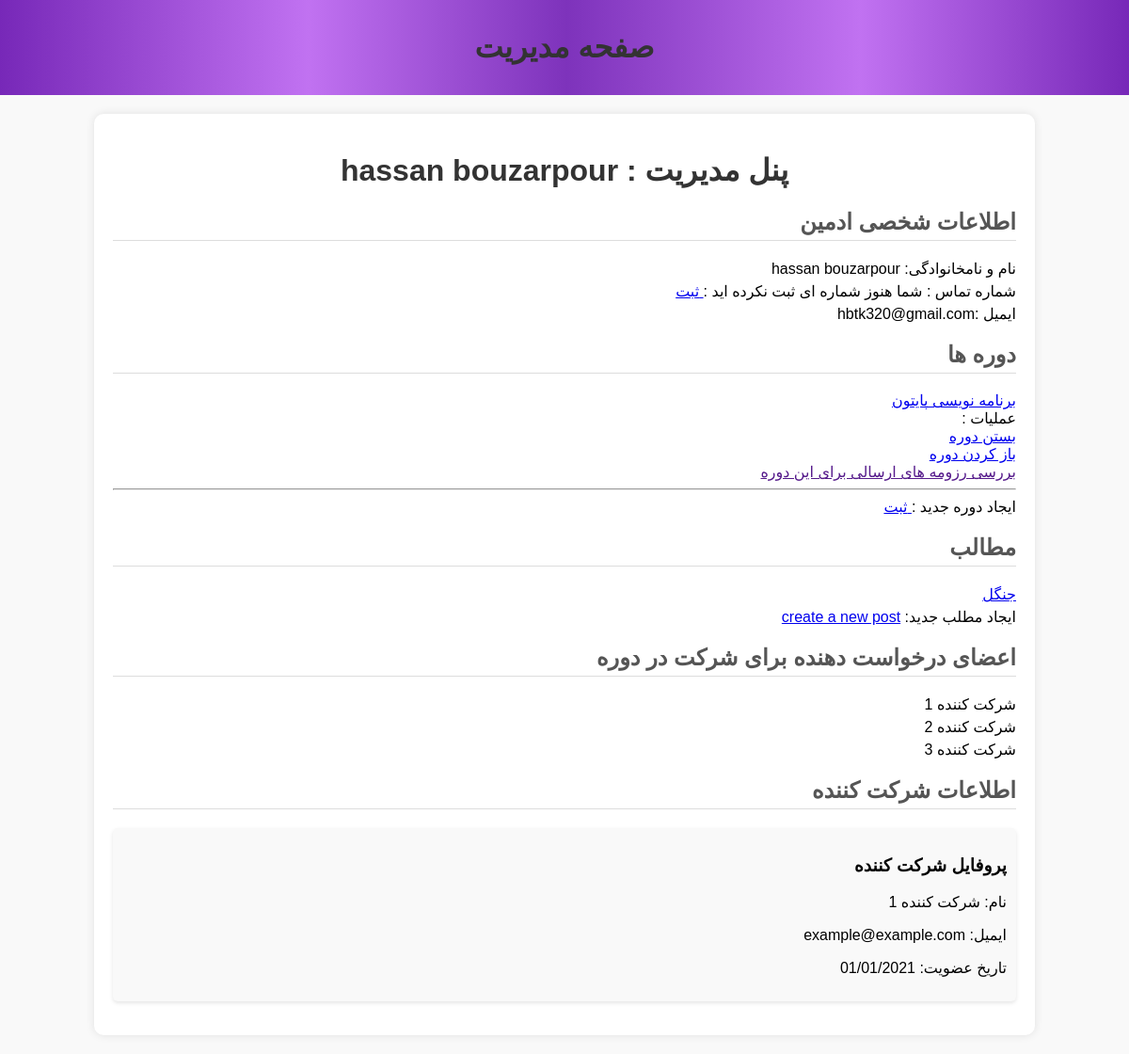
The page /admin-panel (signed in) on the database as committed earlier.
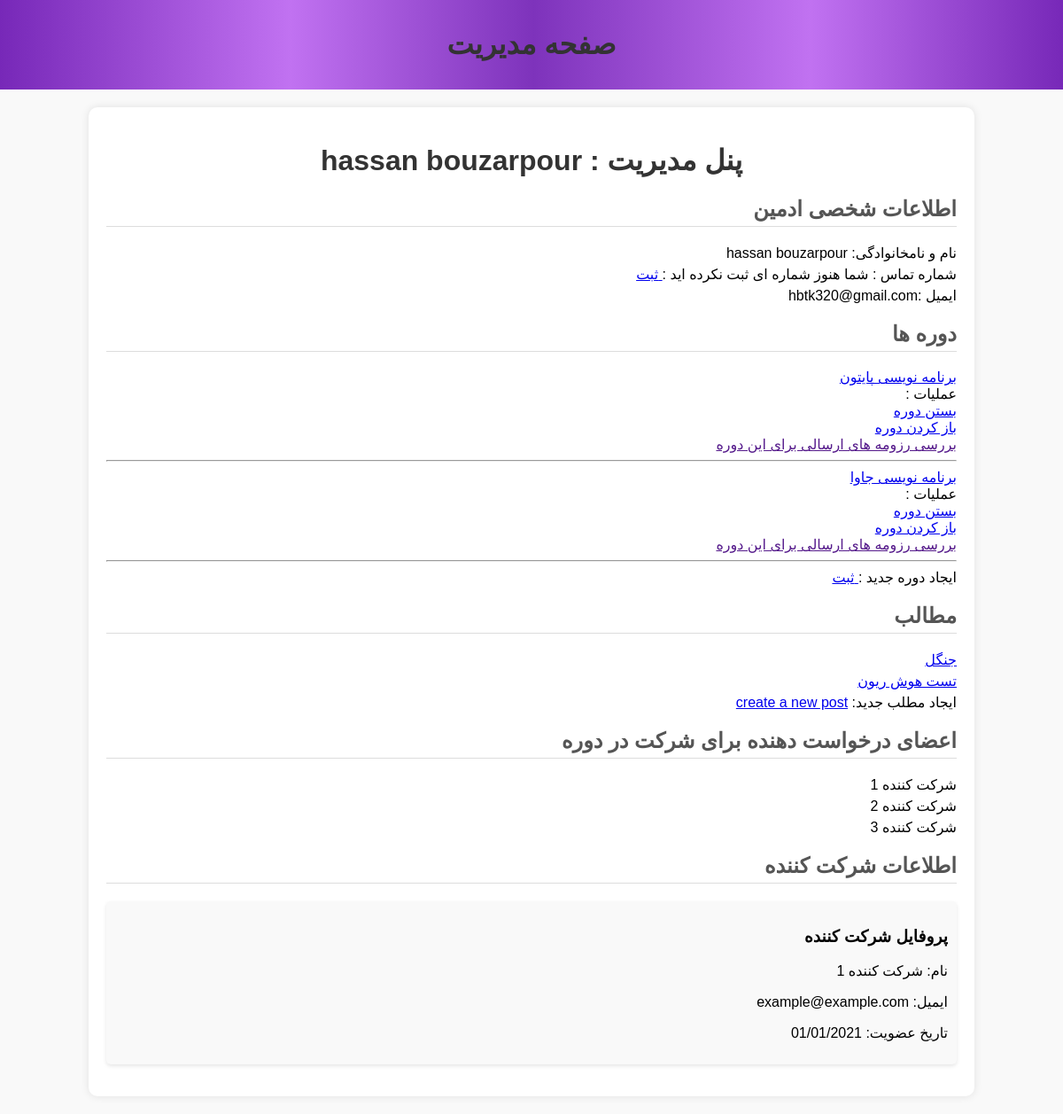
The same page on the database as committed later.
### runnit_project/models.py (models this page shows, shortened)
class User(db.Model):
    user_id = db.Column(db.Integer, primary_key=True)
    firstname = db.Column(db.String(50), nullable=False)
    lastname = db.Column(db.String(50), nullable=False)
    email = db.Column(db.String(100), unique=True, nullable=False)
    phone_number = db.Column(db.String(15), nullable=True)
    profile_pic = db.Column(db.String(200))
    resume = db.Column(db.String(150), nullable=True)  # Stores the resume file path
    resume_approved = db.Column(SQLAEnum(ResumeStatus), nullable=True)
    _password = db.Column(db.String(250), nullable=False)
    is_admin = db.Column(db.Boolean, default=False)
    is_superuser = db.Column(db.Boolean, default=False)
    is_authenticated = db.Column(db.Boolean, default=False)
    posts = db.relationship('Post', backref='user', lazy=True)
    comments = db.relationship('Comment', backref='user', lazy=True)
    ratings = db.relationship('Rating', backref='user', lazy=True)
    resume = db.relationship("Resume", back_populates="user", uselist=False)  # uselist=False ensures one-to-one
    course = db.relationship('Course', backref='user', lazy=True)
    type = db.Column(db.String(50))
    @property
    def password(self):
        raise AttributeError("password is not a readable attribute")

class Intern(User):
    MBTI_test_grade = db.Column(db.String(100))
    IQ_test_grade = db.Column(db.Integer)
    course_exam_grade = db.Column(db.String(100))
    average_grade = db.Column(db.Float)

class Course(db.Model):
    user_id = db.Column(db.Integer, db.ForeignKey('user.user_id'), nullable=False)
    course_id = db.Column(db.Integer, primary_key=True)
    name = db.Column(db.String(100), nullable=False)
    body = db.Column(db.Text, nullable=False)
    rating = db.Column(db.Integer)
    image = db.Column(db.String(200))
    closed = db.Column(db.Boolean, default=False)

class Post(db.Model):
    post_id = db.Column(db.Integer, primary_key=True)
    title = db.Column(db.String(100), nullable=False)
    body = db.Column(db.Text, nullable=False)
    image = db.Column(db.String(200),nullable = True)
    user_id = db.Column(db.Integer, db.ForeignKey('user.user_id'), nullable=False)

### runnit_project/routes.py (the view)
@app.route("/admin-panel")
@admin_required
@login_required
def admin_panel():
    user_id = session["user_id"]
    user = User.query.filter_by(user_id = user_id).first()
    courses = Course.query.filter_by(user_id = user_id)
    posts = Post.query.filter_by(user_id = user_id)
    return render_template("admin_panel.html",user=user,courses = courses,posts=posts)

### run.py (called while the page is built, shortened)
@app.before_request
def create_initials():
    if not "language" in session:
        session["language"] = 'fa'
    global initialization_done

### runnit_project/templates/admin_panel.html (shortened to what this page needs)
<!DOCTYPE html>
<html lang="fa">
<head>
    <link rel="stylesheet" type="text/css" href="../../static/css/style2.css">
</head>
<body>
    <header>
        <h1>صفحه مدیریت</h1>
    </header>
    <div class="admin-panel">
        <h1>پنل مدیریت : {{user.firstname}} {{user.lastname}} </h1>
        <ul>
        <div class="courses">
            <h2>اطلاعات شخصی ادمین</h2>
            <ul>
                <li>نام و نامخانوادگی: {{user.firstname}} {{user.lastname}}</li>
                <li>شماره تماس :{%if user.phone %}{{user.phone}}{% else %} شما هنوز شماره ای ثبت نکرده اید  :<a href="{{url_for('enter_phone')}}"> ثبت</a>{% endif %}</li>
                <li>ایمیل :{{user.email}} </li>
            </ul>
        </div>
                <div class="members">
                    <h2>دوره ها</h2>
                    <ul>{% if courses %}
                        {% for course in  courses %}
                        <li><a href="{{url_for('course_detail' , course_id = course.course_id)}}"> {{course.name}}</a><div>  عملیات :</div><a href="{{url_for('close_course',course_id = course.course_id)}}"> بستن دوره </a> <br> <a href="{{url_for('open_course',course_id = course.course_id)}}">  باز کردن دوره </a><br> <a href=""> بررسی رزومه های ارسالی برای این دوره</a><hr>
                            {% endfor %}
                    </ul>
                    ایجاد دوره جدید :<a href="{{ url_for('create_course') }}"> ثبت</a></li>
                </div>
                {% else %}
                هنوز دوره ای ایجاد نکرده اید :
                 <a href="{{ url_for('create_course') }}"> ایجاد دوره جدید </a></li>
                </div>
                {% endif %}
        <div class="courses">
            <h2>مطالب</h2>
            <ul>{% if posts %}
                {% for post in posts %}
                <li><a href="{{url_for('post_detail',post_id = post.post_id)}}">{{post.title}}</a></li>
                {% endfor %}
            </ul>
           ایجاد مطلب جدید: <a href="{{ url_for('create_post') }}"> create a new post</a></li>
        </div>
        {% else %}
        هنوز مطلبی ایجاد نکرده اید :
        <a href="{{ url_for('create_post') }}"> ایجاد مطلب جدید</a></li>
    </div>
        {% endif %}
            <div class="members">
                <h2>اعضای درخواست دهنده برای شرکت در دوره</h2>
                <ul>
                    <li>شرکت کننده 1</li>
                    <li>شرکت کننده 2</li>
                    <li>شرکت کننده 3</li>
                </ul>
            </div>
        <div class="participant-info">
            <h2>اطلاعات شرکت کننده</h2>
            <div class="profile">
                <h3>پروفایل شرکت کننده</h3>
                <p>نام: شرکت کننده 1</p>
                <p>ایمیل: example@example.com</p>
                <p>تاریخ عضویت: 01/01/2021</p>
            </div>
        </div>
    </div>
</body>
</html>

### runnit_project/templates/css/style2.css (style rules this page uses)
body { font-family: 'Tahoma', sans-serif; direction: rtl; background-color: #f9f9f9; margin: 0; padding: 0; }
.admin-panel { width: 80%; margin: 20px auto; background-color: #fff; padding: 20px; border-radius: 10px; box-shadow: 0 0 10px rgba(0, 0, 0, 0.1); }
h1 { text-align: center; color: #333; }
h2 { color: #555; border-bottom: 1px solid #ddd; padding-bottom: 5px; }
ul { list-style-type: none; padding: 0; }
li { margin: 5px 0; }
.profile { background-color: #f9f9f9; padding: 10px; border-radius: 5px; box-shadow: 0 2px 4px rgba(0, 0, 0, 0.1); }

### runnit_project/templates/admin_panel.html (style rules this page uses)
header { background-image: linear-gradient(270deg, #7728b8, #b95ff0e0 23.78%, #7728b8f2 49.83%, #b95ff0e0 72.74%, #7728b8); color: white; text-align: center; padding: 10px 0; }

Rows that differ between the two databases and show on the page:
added Course: name "برنامه نویسی جاوا"
added Post: title "تست هوش ریون"
